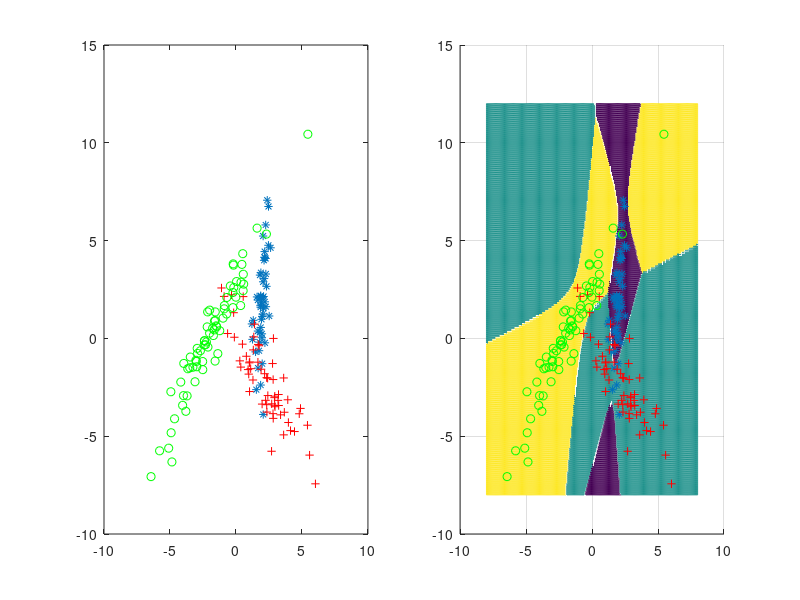

The MATLAB script that drew this image:

% simple LDA example

% loading the data
load ClassificationData.mat;

% Extracting the features and classes from the data
Xf = X(:,1:2);
y = X(:,3);
N = size(Xf,1);

% finding the index of each class
I1 = find(y==1);
I2 = find(y==2);
I3 = find(y==3);

Xf1 = Xf(I1,:);
Xf2 = Xf(I2,:);
Xf3 = Xf(I3,:);

n1 = size(Xf1,1);
n2 = size(Xf2,1);
n3 = size(Xf3,1);
% plotting the 2d data along with the classes
figure('position',[200 200 1100 500]);
subplot(121)
plot(Xf1(:,1),Xf1(:,2),'*');hold on;
plot(Xf2(:,1),Xf2(:,2),'+r');
plot(Xf3(:,1),Xf3(:,2),'og');

% evaluating the LDA estimates
pi1 = n1/N;
pi2 = n2/N;
pi3 = n3/N;

mu1 = mean(Xf1);
mu2 = mean(Xf2);
mu3 = mean(Xf3);

Sigma1 = 1/(n1-1)*(Xf1 - repmat(mu1,[n1,1]))'*(Xf1 - repmat(mu1,[n1,1]));
Sigma2 = 1/(n2-1)*(Xf2 - repmat(mu2,[n2,1]))'*(Xf2 - repmat(mu2,[n2,1]));
Sigma3 = 1/(n3-1)*(Xf3 - repmat(mu3,[n3,1]))'*(Xf3 - repmat(mu3,[n3,1]));

ISigma1 = inv(Sigma1);
ISigma2 = inv(Sigma2);
ISigma3 = inv(Sigma3);

LSigma1 = -.5*log(det(Sigma1));
LSigma2 = -.5*log(det(Sigma2));
LSigma3 = -.5*log(det(Sigma3));

% creating a dense grid to show the classification regions
x = linspace(-8,8,200);
y = linspace(-8,12,200);

[X, Y] = meshgrid(x,y);
points = [X(:) Y(:)];

delta1 = zeros(40000,1);
delta2 = zeros(40000,1);
delta3 = zeros(40000,1);

for i = 1:40000
    delta1(i) =  LSigma1 - .5* (points(i,:) - mu1)*ISigma1*(points(i,:) - mu1)' + log(pi1);
    delta2(i) =  LSigma2 - .5* (points(i,:) - mu2)*ISigma2*(points(i,:) - mu2)' + log(pi2);
    delta3(i) =  LSigma3 - .5* (points(i,:) - mu3)*ISigma3*(points(i,:) - mu3)' + log(pi3);
end
Delta = [delta1, delta2, delta3];
[~, IDelta] = max(Delta');

IDelta = reshape(IDelta,[200 200]);


subplot(122)
mesh(X,Y,IDelta);hold on;
plot3(Xf1(:,1),Xf1(:,2),4*ones(50,1),'*');hold on;
plot3(Xf2(:,1),Xf2(:,2),4*ones(60,1),'+r');
plot3(Xf3(:,1),Xf3(:,2),4*ones(70,1),'og');
view([0,90])





